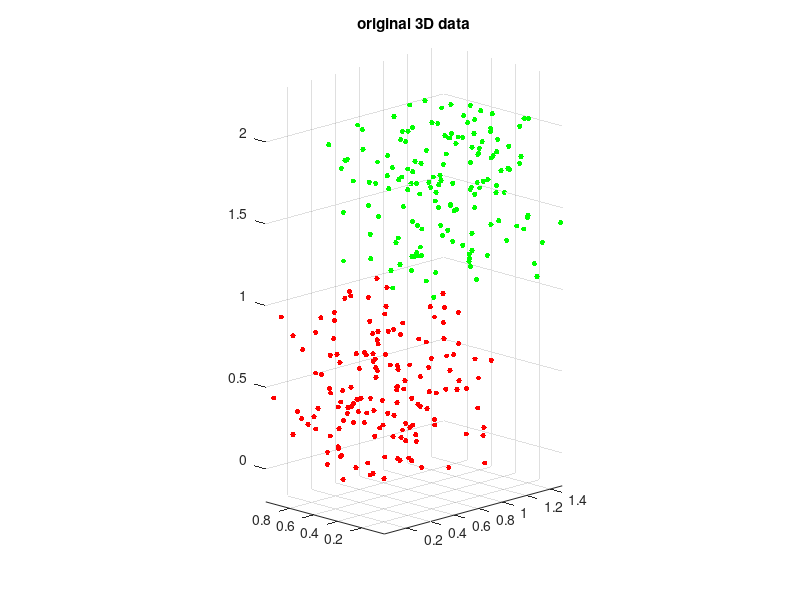

Reproduce this figure in MATLAB. (Note: this script raises an error after producing the figure.)
%
% demonstrate NCA optimization proceedure for finding nice linear projection
%
% charless fowlkes
% fowlkes@cs.berkeley.edu
% 2005-02-23
%

N = 300;
X = [rand(N/2,3); rand(N/2,3)+[0.5*ones(N/2,1) zeros(N/2,1) 1.1*ones(N/2,1)]];
Y = [ones(N/2,1) zeros(N/2,1); zeros(N/2,1) ones(N/2,1)];
[val,class] = max(Y');

sym = 'rgbky';

figure(1); clf; hold on;
for i = 1:size(Y,2)
  ind = find(class == i);
  plot3(X(ind,1),X(ind,2),X(ind,3),[sym(i) '.'],'MarkerSize',12);
end;
hold off;
grid on; axis image;
camorbit(-45,-75);  axis vis3d
title('original 3D data');

figure(2); clf;
A = [1 0 0; 0 1 0];
[Anew,fX,i] = minimize(A(:),'nca_obj',5,X,Y);
Anew = reshape(Anew,2,3);

figure(2); clf;
subplot(2,2,1);
perr = class_error((A*X')',Y);
AX = (A*X')';
scatter(AX(:,1),AX(:,2),30,perr,'filled')
title('initial projection')
subplot(2,2,3); hold on;
for i = 1:size(Y,2)
  ind = find(class == i);
  plot(AX(ind,1),AX(ind,2),[sym(i) '.'],'MarkerSize',12);
end;
hold off

subplot(2,2,2);
perr = class_error((Anew*X')',Y);
AX = (Anew*X')';
scatter(AX(:,1),AX(:,2),30,perr,'filled')
title('final projection')
subplot(2,2,4); hold on;
for i = 1:size(Y,2)
  ind = find(class == i);
  plot(AX(ind,1),AX(ind,2),[sym(i) '.'],'MarkerSize',12);
end;
hold off


